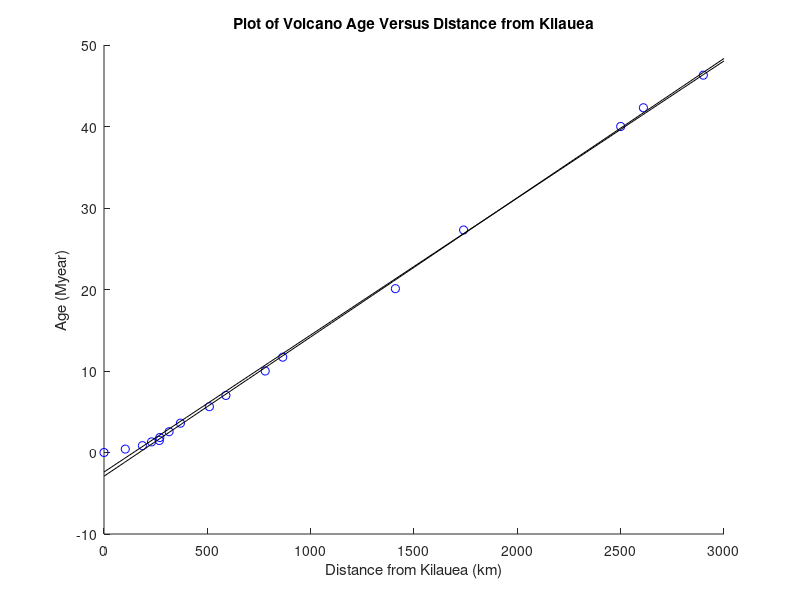

This chart was generated by the following MATLAB code:
% ______________________________________________________________
%|                   Marisabel Gonzalez                         |
%|                       03/03/2017                             |
%|______________________________________________________________|

% volc: matrix storing raw data 
% x:  vector containing x-values (distance from Kilauea (in km)
% yfit: y-values - fitting all the data (age in Myear)
% yfit_e: y-values - ignoring two youngest volcanoes (age in Myear)
% bf: quadratic coefficients - using all the data
% bf_e: quadratic coefficients - ignoring two youngest volcanoes 
% final = matrix to store output values for writing out
% v1 = speed of Pacific plate - fitting all the data
% v2 = speed of Pacific plate - ignoring two youngest volcanoes 



% OPEN FILE FOR READING
fid = fopen('volcanoes.dat' ,'r');  


% THIS COMMAND READS THE DATA FROM THE FILE INTO A MATRIX

%fid data
format = '%f %f';
volc = fscanf(fid, format, [2 inf]);

% CALCULATING THE TRANSPONSE (as fscanf rearranges rows into columns)
volc = volc';


% CLOSING FILE
fclose(fid);


% ______________________________________________________________
%|                    PLOTTING THE DATA                             
%|______________________________________________________________

% THIS COMMANDS ALLOWS MULTIPLE PLOTS
 hold on
 

% PLOTTING X-axis AND Y-axis
plot(volc(:,1),volc(:,2),'bo')


% ADDING TITLE AND AXIS LABELS
title('Plot of Volcano Age Versus Distance from Kilauea')
xlabel('Distance from Kilauea (km)')                    
ylabel('Age (Myear)')  


x = [0:100:3000]; 

  
% LINE OF BEST FIT (fit first order polynomial)
bf = polyfit(volc(:,1),volc(:,2),1);    %linear fit 

yfit = polyval(bf,x);     	    %calculate y-values

plot(x,yfit,'k-')               % plot values black solid line
      


% ______________________________________________________________
%|         ESTIMATIVE OF THE SPEED(v) OF THE PACIFIC PLATE                                        
%|______________________________________________________________

v1 = 1/bf(1);




% a nossa bf (best fit line, e a gradiente do grafico
% a gradiente e dy/dy, que e t/d nestr caso
% velocidade seria d/t, entao a velocidade seria o inverso de bf
% o nosso v ja e a velocidade media, visto que e a gradiente




% ______________________________________________________________
%|             EXCLUDING THE TWO YOUNGEST VOLCANOES                                     
%|______________________________________________________________

age = volc(:,2);
volc_l = length(age);



bf_e = polyfit(volc(3:17,1),volc(3:17,2),1);    %linear fit 

yfit_e = polyval(bf_e,x);     	    %calculate y-values

plot(x,yfit_e,'k-')               % plot values black solid line


v2 = 1./bf_e(1);




% criamos a variavel x para que a nossa seguda bf (bf_e) com os
% volcoes mais novos excluidos comecasse a partir de zero e nao de
% 3 como estabelecido em volc(3:17,1)
% usamos um intervalo de 500 just because, de 100 tambem iria resultar 
% ou um qualquer outro valor



% ______________________________________________________________
%|                      STORING THE DATA                    
%|______________________________________________________________


fit = fopen('fit.dat', 'w');  % creating file to store data



% CREATING MATRIX CONTAINING OUTPUT

value1 = volc(:,1);  %distance 
value2 = volc(:,2);  % age - 
value3 = polyval(yfit,volc(:,1));    % age - using all data points
value4 = polyval(yfit_e,volc(:,1));  % age - ignoring two youngest volcanoes


final = [value1 value2 value3 value4];

final = final';  % calculating transpose 

% tambem poderia ter sido feito assim para poupar lineas
% final =[volc(:,1) volc(:,2) polyval(yfit,volc(:,1))polyval(yfit_e,volc(:,1))];



% WRITING HEADERS
format1 = '%20s %20s %20s %20s';
fprintf(fit, format1, 'Distance (km)','Age volc (Myr)', ...
'Age bf (Myr)', 'Age bf_e (Myr)'); 

% WRITING DATA INTO FILE
format2 = '%15i %15.1f %15.1f %15.1f';
fprintf(fit, format2, final);



%CLOSING FILE
fclose(fit);


% ______________________________________________________________
%|                              END                    
%|______________________________________________________________



